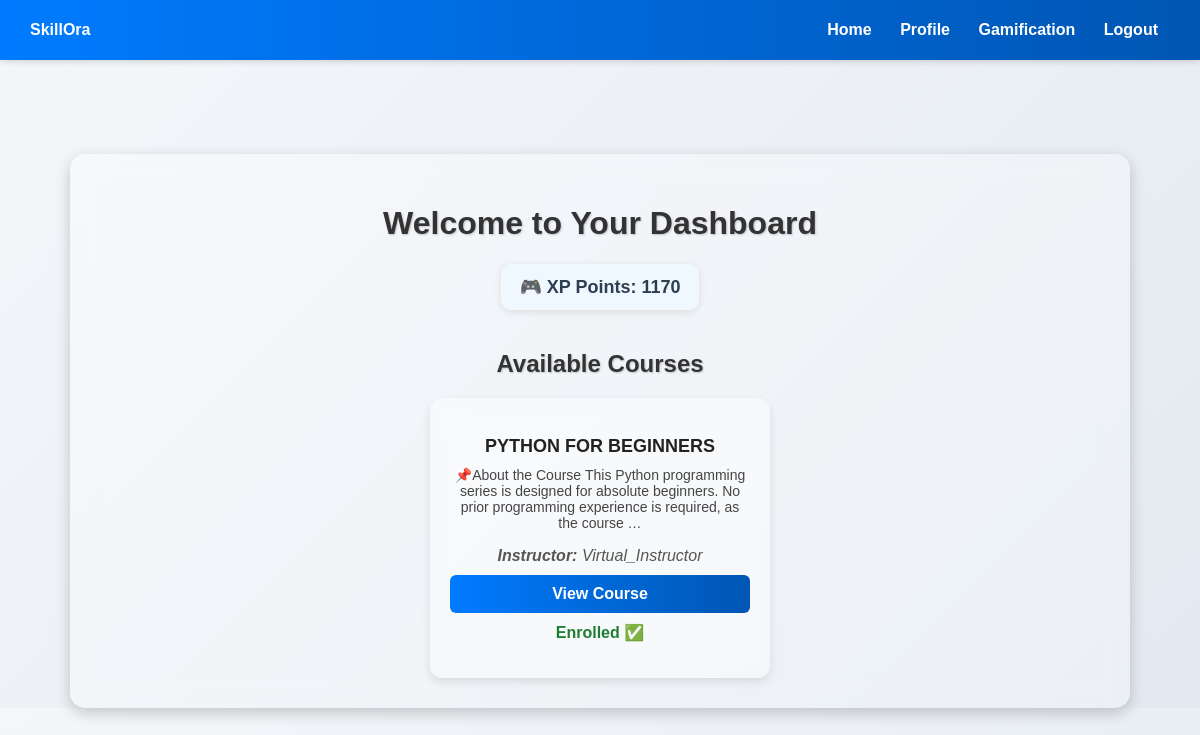
Page /dashboard/ (signed in) on the committed database.
### core/models.py (models this page shows, shortened)
class CustomUser(AbstractUser):
    bio = models.TextField(blank=True, null=True)

class UserProfile(models.Model):
    user = models.OneToOneField(settings.AUTH_USER_MODEL, on_delete=models.CASCADE, related_name='userprofile')
    xp = models.IntegerField(default=0)
    level = models.IntegerField(default=1)
    badges = models.JSONField(default=list, blank=True)
    last_active = models.DateField(null=True, blank=True)
    streak = models.IntegerField(default=0)
    rank = models.CharField(max_length=50, default="Beginner")

class Course(models.Model):
    CATEGORY_CHOICES = [
        ('programming', 'Programming'),
        ('math', 'Mathematics'),
        ('science', 'Science'),
        ('business', 'Business'),
        ('other', 'Other'),
    ]
    title = models.CharField(max_length=255, unique=True)
    description = CKEditor5Field()
    key_points = CKEditor5Field()
    category = models.CharField(max_length=50, choices=CATEGORY_CHOICES, default='other')
    created_at = models.DateTimeField(auto_now_add=True)
    updated_at = models.DateTimeField(auto_now=True)
    instructor = models.ForeignKey(settings.AUTH_USER_MODEL, related_name='courses', on_delete=models.SET_NULL, null=True)

### core/views.py (the view)
# urls.py: path("dashboard/", login_required(views.dashboard), name="dashboard"),
@login_required
def dashboard(request):
    courses = Course.objects.all()
    enrollments = Enrollment.objects.filter(user=request.user)
    enrolled_courses = [enrollment.course for enrollment in enrollments]
    return render(request, 'core/dashboard.html', {
        'courses': courses,
        'enrollments': enrollments,
        'enrolled_courses': enrolled_courses,
    })

### core/templates/core/dashboard.html (shortened to what this page needs)
<!DOCTYPE html>
<html lang="en">
<head>
</head>
<body>
    {% include 'core/navbar.html' %}
    <div class="navbar">
        <div class="logo">
            <strong>SkillOra</strong>
        </div>
        <div class="nav-links">
            <a href="{% url 'index' %}">Home</a>
            <a href="{% url 'profile' %}">Profile</a>
            <a href="{% url 'gamification' %}">Gamification</a>
            <a href="{% url 'index' %}">Logout</a>
        </div>
    </div>
    <div class="container">
        <h1>Welcome to Your Dashboard</h1>
        {% if request.user.userprofile %}
    <div class="xp-box">
        🎮 XP Points: <strong>{{ request.user.userprofile.xp }}</strong>
    </div>
    {% endif %}
        <h2>Available Courses</h2>
        <div class="course-list">
            {% for course in courses %}
            <div class="course-card">
                <p class="course-title">{{ course.title }}</p>
                <p class="description">{{ course.description|striptags|safe|truncatewords:20 }}</p>
                <p class="instructor"><strong>Instructor:</strong> {{ course.instructor.username }}</p>
                <a href="{% url 'course_detail' course.id %}" class="view-btn">View Course</a>
                {% if course not in enrolled_courses %}
                    <a href="{% url 'enroll' course.id %}" class="enroll-btn">Enroll Now</a>
                {% else %}
                    <p class="enrolled-text">Enrolled ✅</p>
                {% endif %}
            </div>
            {% empty %}
            <p class="no-courses">No courses available yet. Check back soon!</p>
            {% endfor %}
        </div>
    </div>
</body>
</html>

### core/templates/core/dashboard.html (style rules this page uses)
body { font-family: Arial, sans-serif; margin: 0; padding: 0; background: linear-gradient(135deg, #f4f7fa, #e3e9f0); animation: gradientShift 10s infinite alternate; }
.navbar { position: fixed; top: 0; left: 0; right: 0; height: 60px; background: linear-gradient(to right, #007bff, #0056b3); display: flex; align-items: center; justify-content: space-between; padding: 0 30px; z-index: 1000; color: white; box-shadow: 0 2px 6px rgba(0,0,0,0.1); }
.navbar a { color: white; text-decoration: none; margin: 0 12px; font-weight: bold; }
.container { margin-top: 100px; width: 90%; max-width: 1000px; background: rgba(255, 255, 255, 0.3); backdrop-filter: blur(12px); padding: 30px; border-radius: 15px; box-shadow: 0 5px 15px rgba(0, 0, 0, 0.2); text-align: center; margin-left: auto; margin-right: auto; animation: fadeIn 1s ease-in-out; }
.container { width: 90%; max-width: 1000px; background: rgba(255, 255, 255, 0.3); backdrop-filter: blur(12px); padding: 30px; border-radius: 15px; box-shadow: 0 5px 15px rgba(0, 0, 0, 0.2); text-align: center; animation: fadeIn 1s ease-in-out; }
h1, h2 { color: #333; text-shadow: 1px 1px 2px rgba(0, 0, 0, 0.2); }
.course-list { display: flex; flex-wrap: wrap; gap: 15px; justify-content: center; }
.course-card { width: 300px; background: rgba(255, 255, 255, 0.25); backdrop-filter: blur(12px); padding: 20px; border-radius: 12px; box-shadow: 0 4px 10px rgba(0, 0, 0, 0.1); text-align: center; transition: transform 0.3s, box-shadow 0.3s; }
.course-title { font-size: 18px; font-weight: bold; color: #222; margin-bottom: 10px; }
.description { font-size: 14px; color: #444; margin: 10px 0; }
.instructor { font-style: italic; color: #555; margin-bottom: 10px; }
.view-btn, .enroll-btn { display: block; text-align: center; color: white; text-decoration: none; padding: 10px; border-radius: 6px; margin-top: 10px; transition: all 0.3s ease; font-weight: bold; }
.view-btn { background: linear-gradient(to right, #007bff, #0056b3); }
.enrolled-text { color: #1e7e34; font-weight: bold; margin-top: 10px; }
.xp-box { background: #f0f8ff; padding: 12px 18px; border-radius: 10px; font-size: 18px; font-weight: bold; color: #2c3e50; margin-bottom: 20px; box-shadow: 0 2px 8px rgba(0, 0, 0, 0.1); display: inline-block; }

### rows in the picture
CustomUser: user.userprofile.xp "1170"
Course: title "PYTHON FOR BEGINNERS", description "📌About the Course This Python programming series is designed for absolute beginners. No prior programming experience is required, as the course …", instructor.username "Virtual_Instructor", shows "Enrolled ✅"
